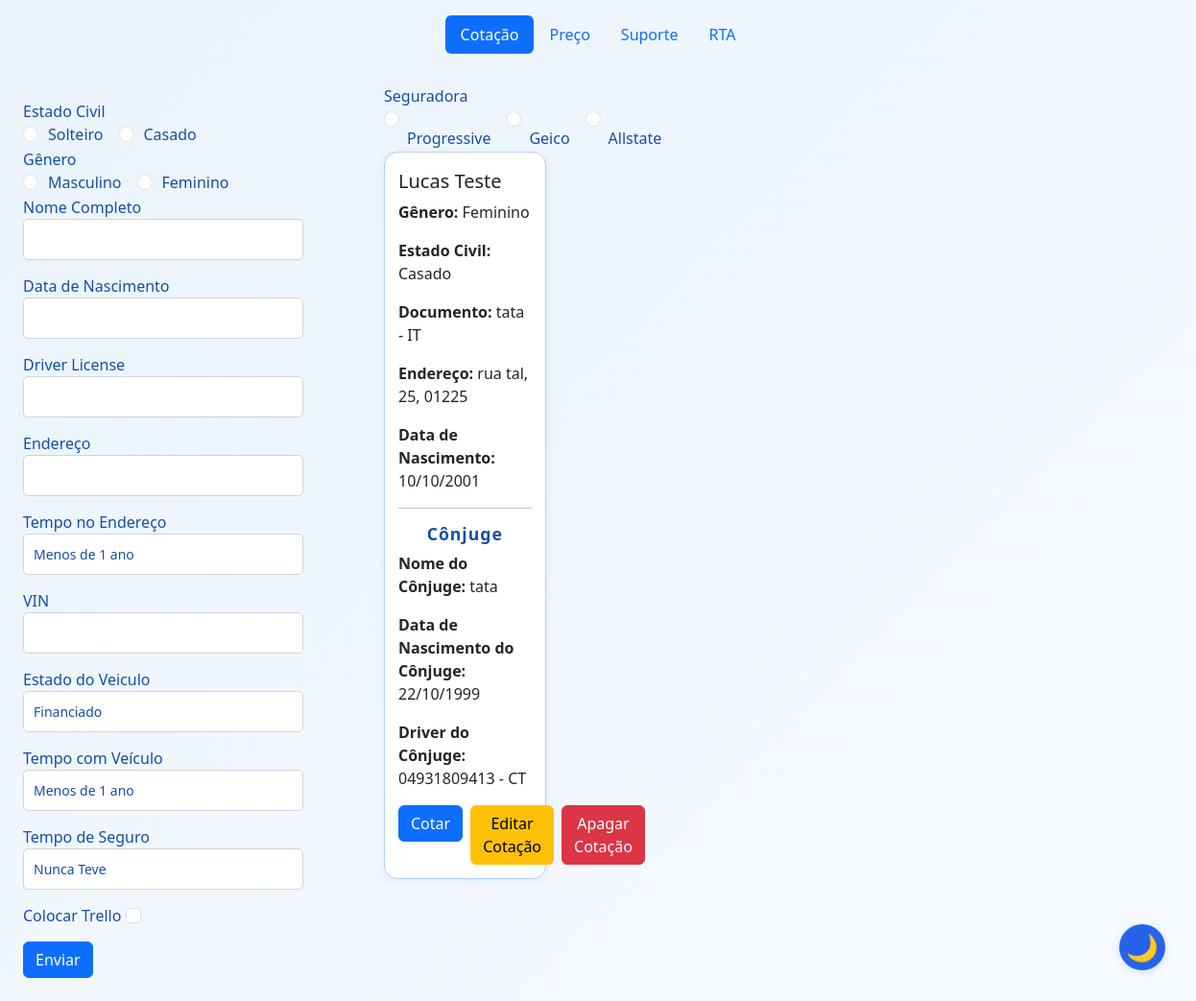
Before: / with the older database file.
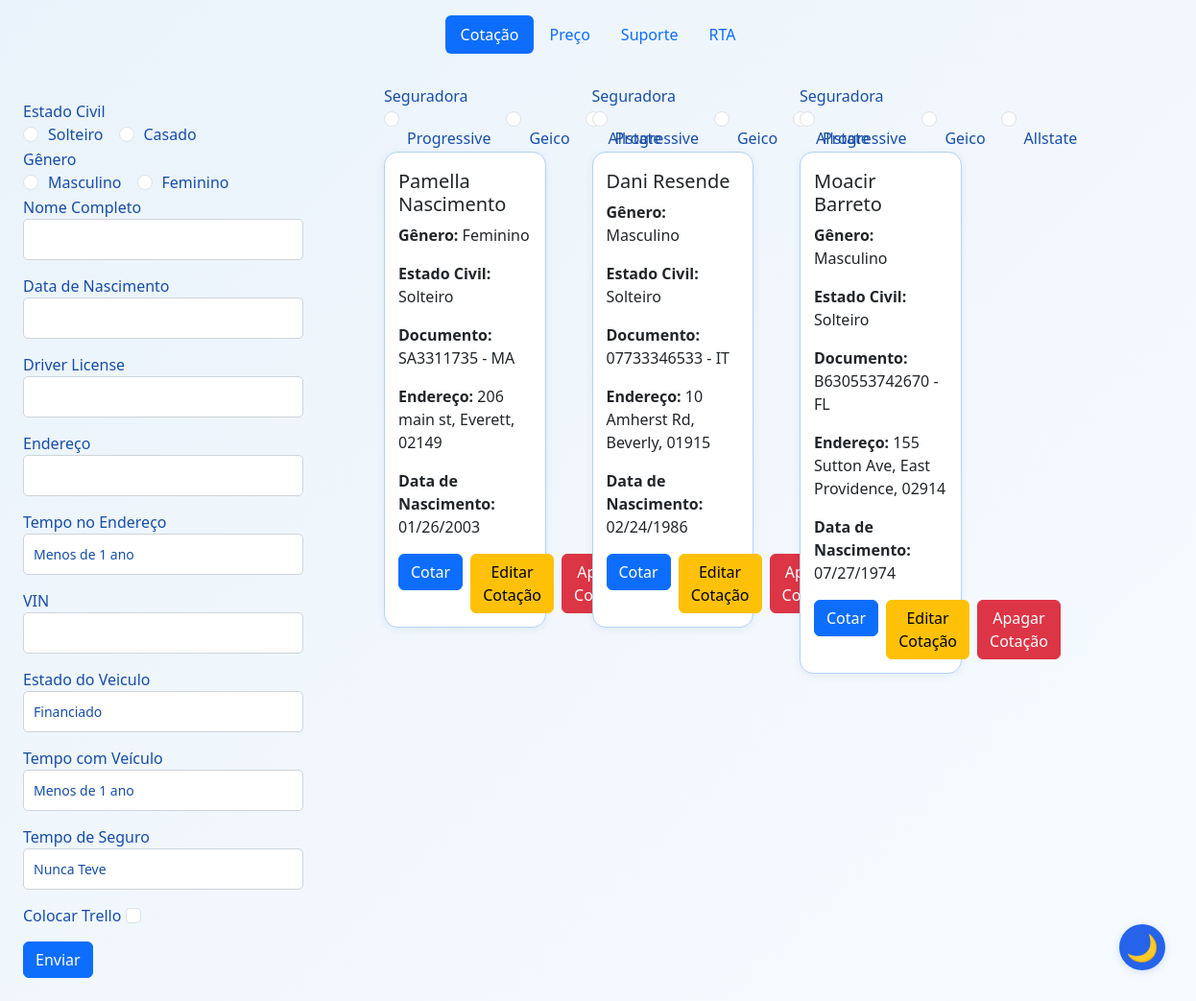
After: the same page with the newer database file.
### app/models/cotacao_db.py (models this page shows)
class Cotacao(db.Model):
    __tablename__ = 'cotacao'
    id = db.Column(db.Integer, primary_key=True)
    genero = db.Column(db.String(50), nullable=False)
    nome = db.Column(db.String(100), nullable=False)
    documento = db.Column(db.String(50), nullable=False)
    endereco = db.Column(db.String(200), nullable=False)
    financiado = db.Column(db.String(50), nullable=False)
    tempo_de_seguro = db.Column(db.String(50), nullable=False)
    vin = db.Column(db.String(50), nullable=False)
    data_nascimento = db.Column(db.String(50), nullable=False)
    tempo_com_veiculo = db.Column(db.String(50), nullable=False)
    tempo_no_endereco = db.Column(db.String(50), nullable=False)
    trello_card_id = db.Column(db.String(100))
    estado_civil = db.Column(db.String(20), nullable=False, default='Solteiro')
    nome_conjuge = db.Column(db.String(100))
    data_nascimento_conjuge = db.Column(db.String(50))
    documento_conjuge = db.Column(db.String(50))

### app/routes/cotacao_routes.py (the view)
@cotacao_bp.route('/', methods=['GET', 'POST'])
def cotacao():
    cotacao_form = CotacaoForm()
    seguradora_form = SeguradoraForm()
    if cotacao_form.validate_on_submit():
        dados = extrair_dados_formulario(cotacao_form)
        trello_card_id = None
        if cotacao_form.colocar_trello.data:
            trello = Trello()
            veiculos = veiculo_vin(dados["vin"])
            email = f"{dados['nome'].lower().replace(' ', '')}@outlook.com"
            trello_card_id = trello.criar_carta(**dados, veiculos=veiculos, email=email)
        cotacao = Cotacao(**dados, trello_card_id=trello_card_id)
        db.session.add(cotacao)
        db.session.commit()
        return redirect(url_for('cotacao.cotacao'))
    else:
        print("Erro na validação do formulário:", cotacao_form.errors)
    cotacoes = Cotacao.query.all()
    return render_template('cotacao.html', form=cotacao_form, cotacoes=cotacoes, form_seguradora=seguradora_form)

### app/forms/seguradora_form.py
class SeguradoraForm(FlaskForm):
    seguradora = RadioField('Seguradora', choices=[ ('Progressive', 'Progressive'), ('Geico', 'Geico'), ('Allstate', 'Allstate') ])

### app/templates/cotacao.html (shortened to what this page needs)
{% extends "base.html" %}
{% block content %}
<div class="content-container">
    <div class="form-section">
        <form class="small-form" method="post">
            <div class="form-group">
                <label for="estado_civil">{{ form.estado_civil.label }}</label>
                <div class="d-flex">
                    {% for subfield in form.estado_civil %}
                    <div class="form-check form-check-inline">
                        {{ subfield(class="form-check-input") }}
                        <label class="form-check-label" for="{{ subfield.id }}">{{ subfield.label.text }}</label>
                    </div>
                    {% endfor %}
                </div>
            </div>
            <div class="form-group">
                <label for="genero">{{ form.genero.label }}</label>
                <div class="d-flex">
                    {% for subfield in form.genero %}
                    <div class="form-check form-check-inline">
                        {{ subfield(class="form-check-input") }}
                        <label class="form-check-label" for="{{ subfield.id }}">{{ subfield.label.text }}</label>
                    </div>
                    {% endfor %}
                </div>
            </div>
            <div class="form-group">
                <label for="nome">{{ form.nome.label }}</label>
                {{ form.nome(class="form-control") }}
            </div>
            <div class="form-group">
                <label for="data_nascimento">{{ form.data_nascimento.label }}</label>
                {{ form.data_nascimento(class="form-control") }}
            </div>
            <div class="form-group">
                <label for="documento">{{ form.documento.label }}</label>
                {{ form.documento(class="form-control") }}
            </div>
            <div class="form-group">
                <label for="endereco">{{ form.endereco.label }}</label>
                {{ form.endereco(class="form-control") }}
            </div>
            <div class="form-group">
                <label for="tempo_no_endereco">{{ form.tempo_no_endereco.label }}</label>
                {{ form.tempo_no_endereco(class="form-control") }}
            </div>
            <div class="form-group">
                <label for="vin">{{ form.vin.label }}</label>
                {{ form.vin(class="form-control") }}
            </div>
            <div class="form-group">
                <label for="financiado">{{ form.financiado.label }}</label>
                {{ form.financiado(class="form-control") }}
            </div>
            <div class="form-group">
                <label for="tempo_com_veiculo">{{ form.tempo_com_veiculo.label }}</label>
                {{ form.tempo_com_veiculo(class="form-control") }}
            </div>
            <div class="form-group">
                <label for="tempo_de_seguro">{{ form.tempo_de_seguro.label }}</label>
                {{ form.tempo_de_seguro(class="form-control") }}
            </div>
            <div class="form-group">
                <label for="colocar_trello">{{ form.colocar_trello.label }}</label>
                {{ form.colocar_trello(class="form-check-input small-button", id="colocar-trello") }}
            </div>
            <div class="button-group">
                {{ form.submit(class="btn btn-primary") }}
            </div>
        </form>
    </div>
    <div class="content-section">
        <div class="row py-3">
            {% for cotacao in cotacoes %}
            <div class="col-md-3 mb-4">
                <div class="card-container px-3">
                    <div class="seguradora-radios">
                        <div class="form-group">
                            <label for="genero">{{ form_seguradora.seguradora.label }}</label>
                            <div class="d-flex">
                                {% for subfield in form_seguradora.seguradora %}
                                <div class="form-check form-check-inline">
                                    {{ subfield(class="form-check-input") }}
                                    <label class="form-check-label" for="{{ subfield.id }}">{{ subfield.label.text }}</label>
                                </div>
                                {% endfor %}
                            </div>
                        </div>
                        <div class="card h-100">
                            <div class="card-body">
                                <h5 class="card-title">{{ cotacao.nome }}</h5>
                                <p><strong>Gênero:</strong> {{ cotacao.genero }}</p>
                                <p><strong>Estado Civil:</strong> {{ cotacao.estado_civil }}</p>
                                <p><strong>Documento:</strong> {{ cotacao.documento }}</p>
                                <p><strong>Endereço:</strong> {{ cotacao.endereco }}</p>
                                <p><strong>Data de Nascimento:</strong> {{ cotacao.data_nascimento }}</p>
                                {% if cotacao.nome_conjuge or cotacao.data_nascimento_conjuge or cotacao.documento_conjuge %}
                                <hr>
                                <h6 class="section-title" style="font-size:1.1rem; margin-bottom:0.5rem;">Cônjuge</h6>
                                <p><strong>Nome do Cônjuge:</strong> {{ cotacao.nome_conjuge or '-' }}</p>
                                <p><strong>Data de Nascimento do Cônjuge:</strong> {{ cotacao.data_nascimento_conjuge or '-' }}</p>
                                <p><strong>Driver do Cônjuge:</strong> {{ cotacao.documento_conjuge or '-' }}</p>
                                {% endif %}
                                <div class="d-flex gap-2">
                                    <form id="cotar-form-{{ cotacao.id }}"
                                        action="{{ url_for('cotar.cotar', cotacao_id=cotacao.id) }}" method="POST">
                                        <button type="button" class="btn btn-primary"
                                            onclick="submitCotarForm({{ cotacao.id }})">Cotar</button>
                                    </form>
                                    <a href="{{ url_for('editar.editarCotacao', cotacao_id=cotacao.id) }}" class="btn btn-warning">
                                        Editar Cotação
                                    </a>
                                    <form action="{{ url_for('apagar.apagarCotacao', cotacao_id=cotacao.id) }}"
                                        method="POST">
                                        <button type="submit" class="btn btn-danger">Apagar Cotação</button>
                                    </form>
                                </div>
                            </div>
                        </div>
                    </div>
                </div>
            </div>
            {% endfor %}
        </div>
    </div>
</div>
{% endblock %}

### app/templates/base.html (shortened to what this page needs)
<!DOCTYPE html>
<html lang="en">
<head>
    <link href="https://cdn.jsdelivr.net/npm/bootstrap@5.3.5/dist/css/bootstrap.min.css" rel="stylesheet">
    <link rel="stylesheet" href="/static/style.css">
</head>
<body class="light-mode">
    <header class="d-flex justify-content-center py-3">
        <ul class="nav nav-pills">
          <li class="nav-item"><a href="/" class="nav-link active" aria-current="page">Cotação</a></li>
          <li class="nav-item"><a href="{{url_for('colocarPreco.colocarPreco')}}" class="nav-link">Preço</a></li>
          <li class="nav-item"><a href="#" class="nav-link">Suporte</a></li>
          <li class="nav-item"><a href="{{url_for('rta.rta')}}" class="nav-link">RTA</a></li>
        </ul>
      </header>
      {% block content %}{% endblock %}
<button id="theme-toggle" class="theme-toggle-btn" aria-label="Alternar tema">
    <span id="theme-icon">🌙</span>
</button>
</body>
</html>

### app/static/style.css (style rules this page uses)
body, html { height: 100%; margin: 0; padding: 0; font-family: 'Segoe UI', 'Roboto', Arial, sans-serif; transition: background 0.5s, color 0.5s; }
body.light-mode { background: linear-gradient(135deg, #eaf3fb 0%, #f7fbff 100%); color: #174ea6; }
.form-control { width: 100%; padding: 10px; font-size: 14px; border: 1px solid #ced4da; border-radius: 5px; margin-bottom: 15px; background: #fff; color: #174ea6; transition: background 0.5s, color 0.5s, border-color 0.5s; }
.theme-toggle-btn { position: fixed; bottom: 32px; right: 32px; z-index: 9999; width: 48px; height: 48px; border-radius: 50%; border: none; background: #2563eb; color: #fff; box-shadow: 0 2px 8px rgba(37,99,235,0.18); display: flex; align-items: center; justify-content: center; font-size: 1.7rem; cursor: pointer; transition: background 0.3s; }
#theme-icon { pointer-events: none; transition: color 0.3s; }
.d-flex .form-check-input { margin-right: 10px; }
.button-group { display: flex; gap: 10px; margin-top: 15px; }
.content-container { display: flex; flex-wrap: wrap; gap: 0; min-height: 70vh; }
.form-section { width: 340px; min-width: 300px; max-width: 400px; padding: 32px 24px 24px 24px; background: transparent; border-radius: 12px; box-shadow: none; margin-right: 32px; }
.content-section { flex: 1; padding: 0 12px; }
.card-container { position: relative; padding: 0; margin-bottom: 24px; transition: z-index 0.2s; overflow: visible; }
.card { border-radius: 14px; box-shadow: 0 2px 8px rgba(23, 78, 166, 0.08); border: 1.5px solid #b3d1f7; background: #fff; transition: box-shadow 0.2s, border-color 0.2s; position: relative; z-index: 1; }
.card-body { padding: 18px 14px 14px 14px; }
.card-container .seguradora-radios { transition: transform 0.2s cubic-bezier(.4,2,.6,1), box-shadow 0.2s; margin-bottom: 18px; transform-origin: top center; position: relative; z-index: 2; }
.card-container .seguradora-radios input, .card-container .seguradora-radios label { pointer-events: auto; position: relative; z-index: 3; }
.content-section .row { display: flex; flex-wrap: wrap; margin-left: -8px; margin-right: -8px; }
.content-section .col-md-3 { flex: 0 0 25%; max-width: 25%; padding-left: 8px; padding-right: 8px; }

Changed rows visible on the page:
changed Cotacao "Feminino": nome "Lucas Teste" → "Pamella Nascimento"; estado_civil "Casado" → "Solteiro"; documento "tata - IT" → "SA3311735 - MA"; endereco "rua tal, 25, 01225" → "206 main st, Everett, 02149"; data_nascimento "10/10/2001" → "01/26/2003"; nome_conjuge "tata" → (not shown); data_nascimento_conjuge "22/10/1999" → (not shown); documento_conjuge "04931809413 - CT" → (not shown)
added Cotacao: seguradora.label "Seguradora", label.text "Progressive" "Geico" "Allstate", nome "Dani Resende", genero "Masculino", estado_civil "Solteiro", documento "07733346533 - IT", endereco "10 Amherst Rd, Beverly, 01915", data_nascimento "02/24/1986"
added Cotacao: seguradora.label "Seguradora", label.text "Progressive" "Geico" "Allstate", nome "Moacir Barreto", genero "Masculino", estado_civil "Solteiro", documento "B630553742670 - FL", endereco "155 Sutton Ave, East Providence, 02914", data_nascimento "07/27/1974"
Other visible differences:
list line gone: "☐ Allstate"
